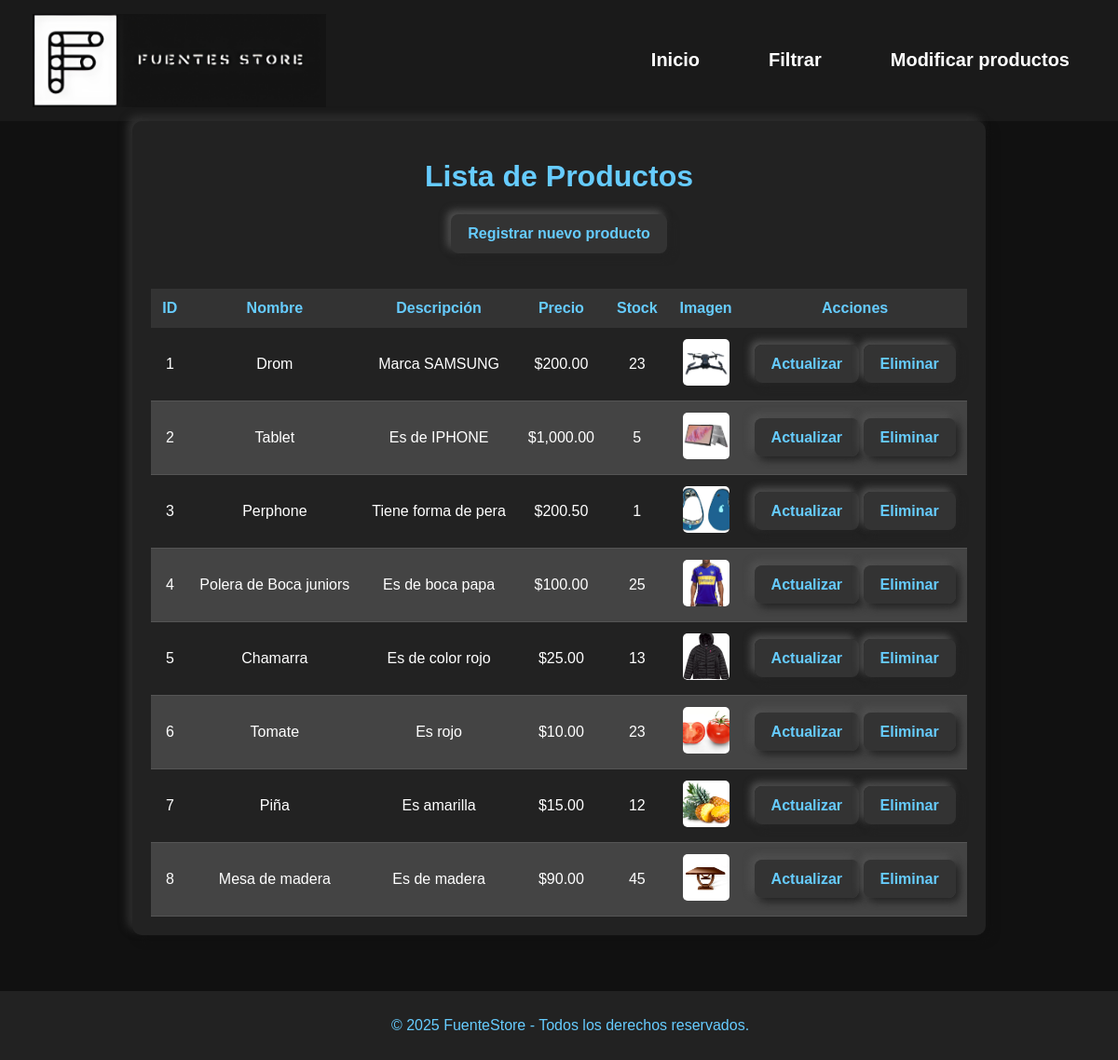
Page /controllers/mostrar_productos.php on the committed database.
### tables this page shows
CREATE TABLE productos (
    id INT AUTO_INCREMENT PRIMARY KEY,
    nombre VARCHAR(100) NOT NULL,
    descripcion TEXT,
    precio DECIMAL(10, 2) NOT NULL,
    stock INT,
    imagen VARCHAR(500),
    categoria_id INT,
    FOREIGN KEY (categoria_id) REFERENCES categorias(id)
);

### controllers/mostrar_productos.php (called while the page is built)
<?php
require_once '../models/Productos.php';
$productos = new Productos();
$productos = $productos->mostrarProductos();
include '../views/listar_productos.php';
exit;
?>

### models/Connection.php (called while the page is built, shortened)
<?php
class Connection{
    public $host = "localhost";
    public $user = "root";
    public $password = "";
    public $db = "tienda_online";
    public $port = 3306;
    protected function connect() {
        try{
            $this->connection = mysqli_connect($this->host,$this->user,$this->password,$this->db,$this->port);
        }catch (Exception $e) {
            error_log($e->getMessage());
            header('Location: ../controllers/404.php');
            exit();
        }
    }
}
?>

### models/Productos.php (called while the page is built, shortened)
<?php
include_once 'Connection.php';
class Productos extends Connection {
    public function mostrarProductos(){
        $stmt = mysqli_prepare($this->connection, "SELECT * FROM productos");
        $stmt->execute();
        $result = $stmt->get_result();
        $productos = array();
        while ($row = $result->fetch_assoc()) {
            array_push($productos, $row);
        }
        return $productos;
    }
}
?>

### views/listar_productos.php (the view, shortened to what this page needs)
<!DOCTYPE html>
<html lang="es">
<head>
    <link rel="stylesheet" href="../views/publics/tabla.css">
</head>
<body>
<header>
    <img src="../views/publics/imagenes/Fuentes store HD.jpeg">
    <nav>
        <ul class="nav-right">
            <li><a href="../controllers/productos_index.php">Inicio</a></li>
            <li class="dropdown">
                <a href="#">Filtrar</a>
            </li>
            <li><a href="../controllers/mostrar_productos.php">Modificar productos</a></li>
        </ul>
    </nav>
</header>
<main class="content">
    <div class="neumorphic-card">
        <h1>Lista de Productos</h1>
        <div class="button-container">
            <a href="../controllers/insertar_productos.php" class="neumorphic-button primary-button">Registrar nuevo producto</a>
        </div>
        <br>
        <table class="neumorphic">
            <thead>
                <tr>
                    <th>ID</th>
                    <th>Nombre</th>
                    <th>Descripción</th>
                    <th>Precio</th>
                    <th>Stock</th>
                    <th>Imagen</th>
                    <th>Acciones</th>
                </tr>
            </thead>
            <tbody>
                <?php if (!empty($productos)): ?>
                    <?php foreach ($productos as $producto): ?>
                        <tr>
                            <td><?= $producto['id'] ?></td>
                            <td><?= $producto['nombre'] ?></td>
                            <td><?= $producto['descripcion'] ?></td>
                            <td>$<?= number_format($producto['precio'], 2) ?></td>
                            <td><?= $producto['stock'] ?></td>
                            <td><img src="<?= $producto['imagen'] ?>" alt="Imagen" class="product-img"></td>
                            <td>
                                <a href="actualizar_productos.php?id=<?= $producto['id'] ?>" class="neumorphic-button update-action">Actualizar</a>
                                <a href="../controllers/eliminar_producto.php?id=<?= $producto['id'] ?>" class="neumorphic-button delete-action">Eliminar</a>
                            </td>
                        </tr>
                    <?php endforeach; ?>
                <?php else: ?>
                    <tr><td colspan="7">No hay productos registrados.</td></tr>
                <?php endif; ?>
            </tbody>
        </table>
    </div>
</main>
<footer>
    <p>© 2025 FuenteStore - Todos los derechos reservados.</p>
</footer>
</body>
</html>

### views/publics/tabla.css (style rules this page uses)
body { font-family: Arial, sans-serif; background: #111; color: #66ccff; margin: 0; min-height: 100vh; display: flex; flex-direction: column; }
header { display: flex; align-items: center; justify-content: space-between; background: #1a1a1a; padding: 15px; }
header img { max-height: 100px; width: auto; margin-left: 20px; }
.nav-right { list-style: none; display: flex; justify-content: flex-end; flex-grow: 1; }
.nav-right li { position: relative; margin: 0 15px; padding: 10px; transition: background 0.3s ease; }
.nav-right li a { color: #fff; text-decoration: none; font: bold 20px Arial, sans-serif; padding: 8px 12px; }
.content { flex: 1; padding-bottom: 60px; display: flex; justify-content: center; }
.neumorphic-card { background: #222; border-radius: 10px; padding: 20px; box-shadow: 5px 5px 10px #111, -5px -5px 10px #333; text-align: center; }
.neumorphic { width: 100%; border-collapse: collapse; border-radius: 10px; }
.neumorphic th, .neumorphic td { padding: 12px; text-align: center; }
.neumorphic th { background: #333; color: #66ccff; }
.neumorphic td { border-bottom: 1px solid #555; color: #fff; }
.neumorphic tr:nth-child(even) { background: #444; }
.product-img { width: 50px; height: 50px; object-fit: cover; border-radius: 5px; }
.button-container { display: flex; justify-content: center; gap: 15px; margin-bottom: 20px; }
.neumorphic-button { background: #333; padding: 12px 18px; border-radius: 8px; box-shadow: 4px 4px 8px #222, -4px -4px 8px #555; text-decoration: none; color: #66ccff; font: bold 16px Arial, sans-serif; transition: background 0.3s ease, box-shadow 0.3s ease; }
footer { background: #222; text-align: center; padding: 12px; width: 100%; position: relative; bottom: 0; }

### rows in the picture
productos: id "1", nombre "Drom", descripcion "Marca SAMSUNG", precio "200.00", stock "23", imagen (picture)
productos: id "2", nombre "Tablet", descripcion "Es de IPHONE", precio "1,000.00", stock "5", imagen (picture)
productos: id "3", nombre "Perphone", descripcion "Tiene forma de pera", precio "200.50", stock "1", imagen (picture)
productos: id "4", nombre "Polera de Boca juniors", descripcion "Es de boca papa", precio "100.00", stock "25", imagen (picture)
productos: id "5", nombre "Chamarra", descripcion "Es de color rojo", precio "25.00", stock "13", imagen (picture)
productos: id "6", nombre "Tomate", descripcion "Es rojo", precio "10.00", stock "23", imagen (picture)
productos: id "7", nombre "Piña", descripcion "Es amarilla", precio "15.00", stock "12", imagen (picture)
productos: id "8", nombre "Mesa de madera", descripcion "Es de madera", precio "90.00", stock "45", imagen (picture)
